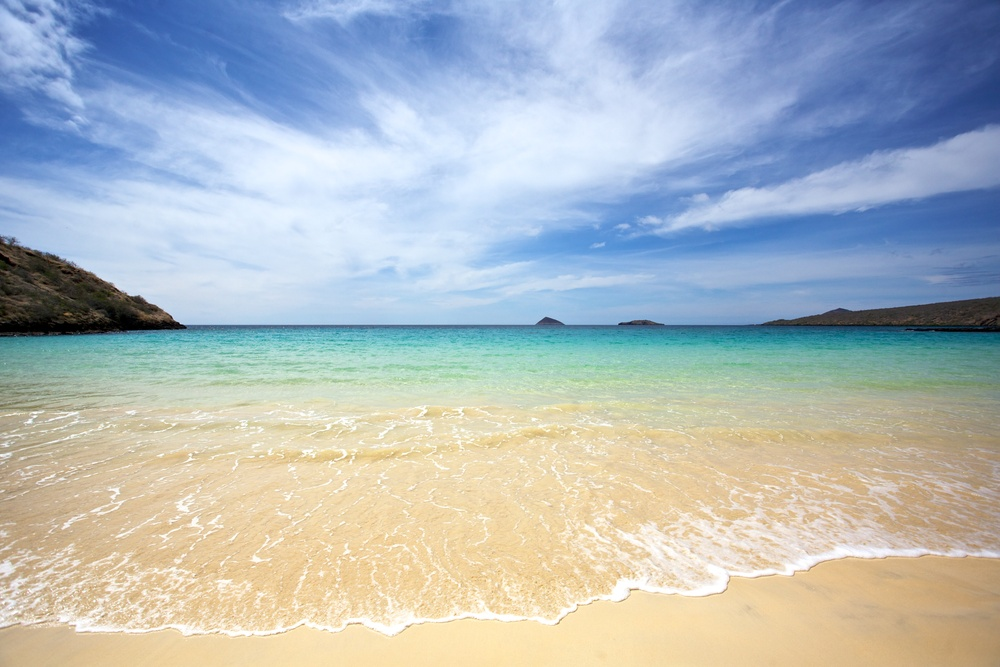
#> input picture image_processing/25.jpg, 1000 x 667 px, shrunk from 4368 x 2912 before the run
$ python split_merge.py --image 25.jpg
#> lines starting #> are read from the running program, lines starting #| are printed output that depends on the picture
# split_marge.py

import numpy as np
import cv2
import argparse

ap = argparse.ArgumentParser()
ap.add_argument("-i", "--image", required=True, help="Path to image")
args = vars(ap.parse_args())
print(args)
image = cv2.imread(args['image'])
#> image is the input picture: shape (667, 1000, 3); mean B, G, R 188.8, 184.7, 175.1
(B, G, R) = cv2.split(image)
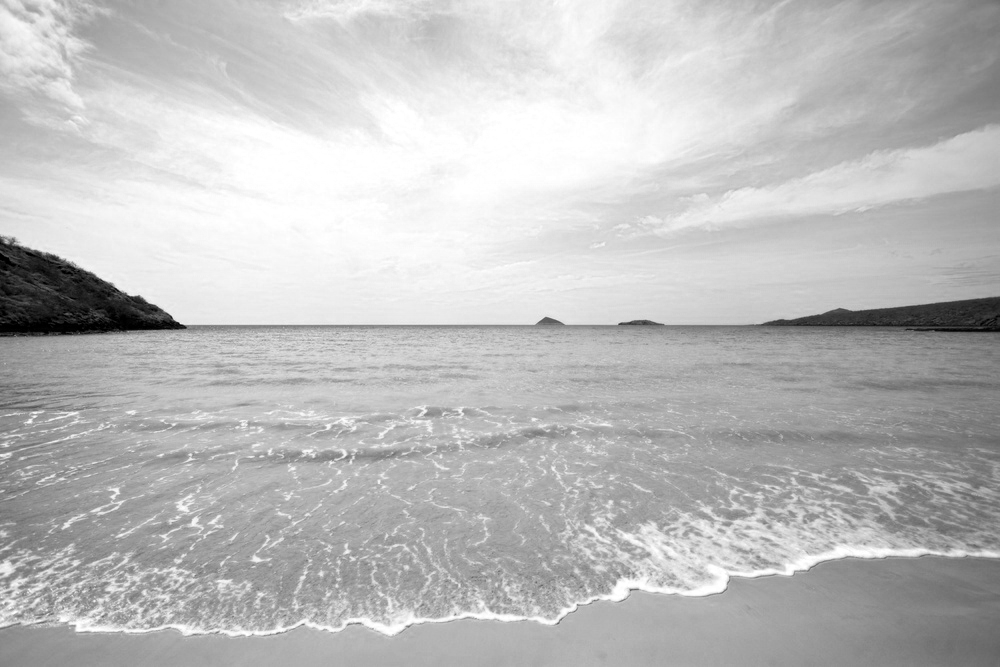
#> B: shape (667, 1000); min 0, max 255, mean 188.8
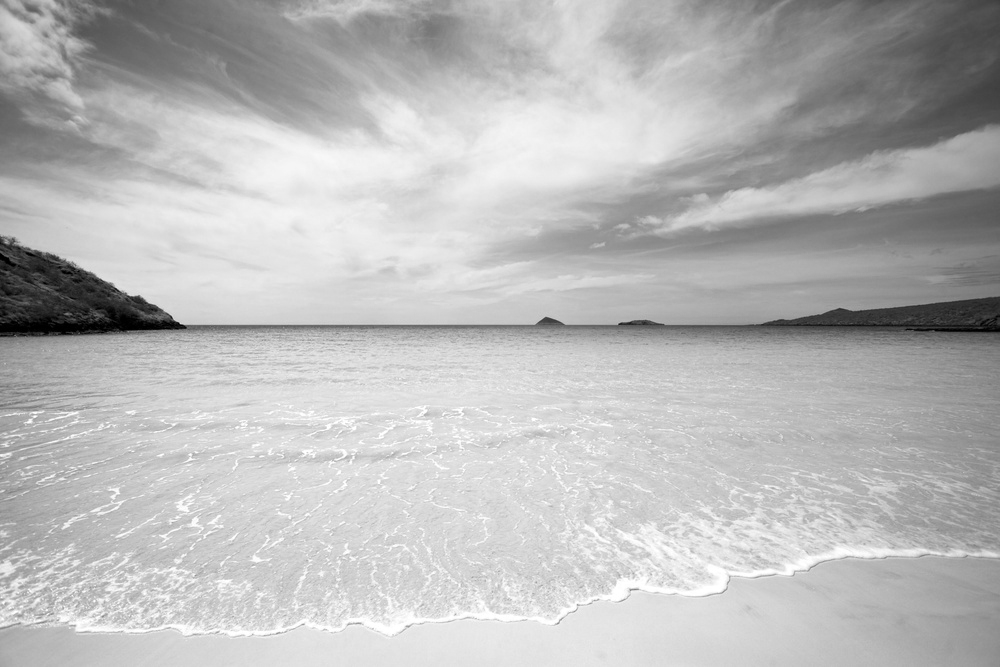
#> G: shape (667, 1000); min 0, max 255, mean 184.7
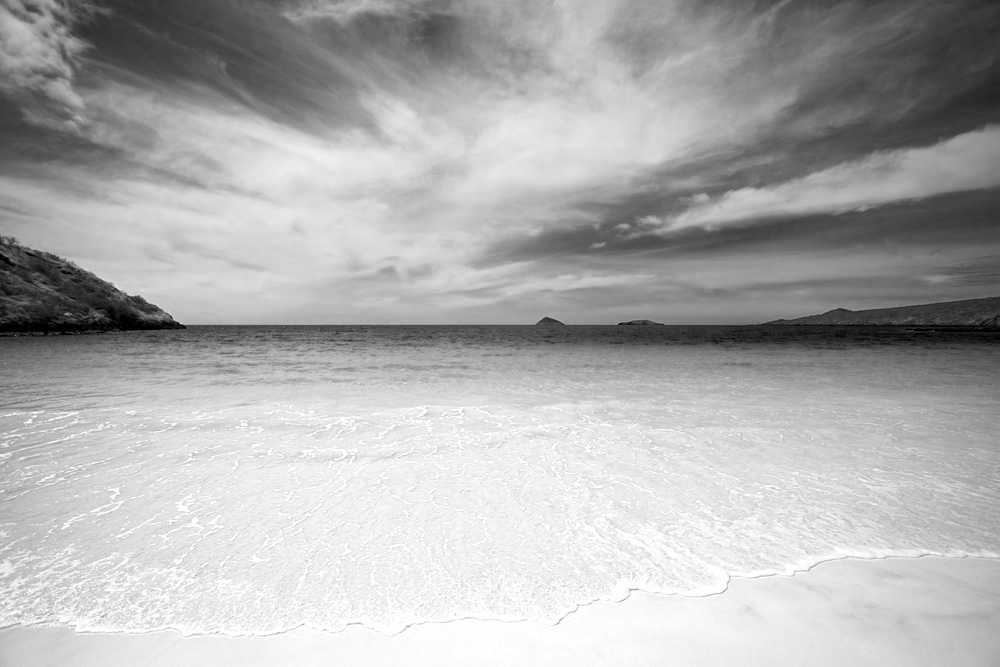
#> R: shape (667, 1000); min 0, max 255, mean 175.1
cv2.imshow("blue", B)
cv2.imshow("Green", G)
cv2.imshow("Red", R)
cv2.imshow("Image", cv2.merge([B, G, R]))
zeros = np.zeros(image.shape[:2], dtype="uint8")
cv2.imshow("Blue", cv2.merge([B, zeros, zeros]))
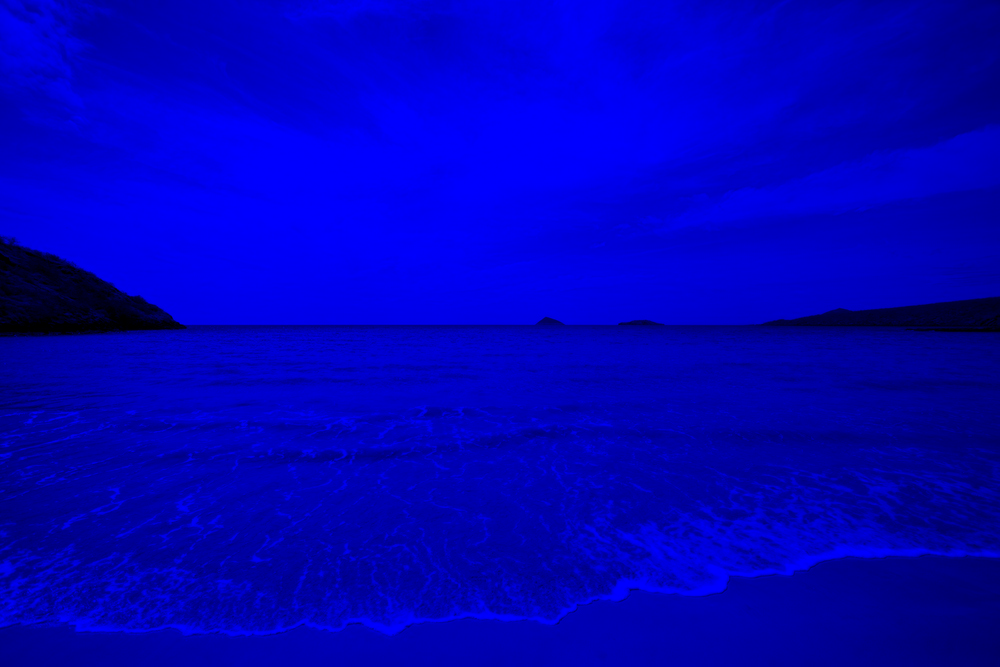
#> window 'Blue': shape (667, 1000, 3); mean B, G, R 188.8, 0, 0
cv2.imshow("Green", cv2.merge([zeros, G, zeros]))
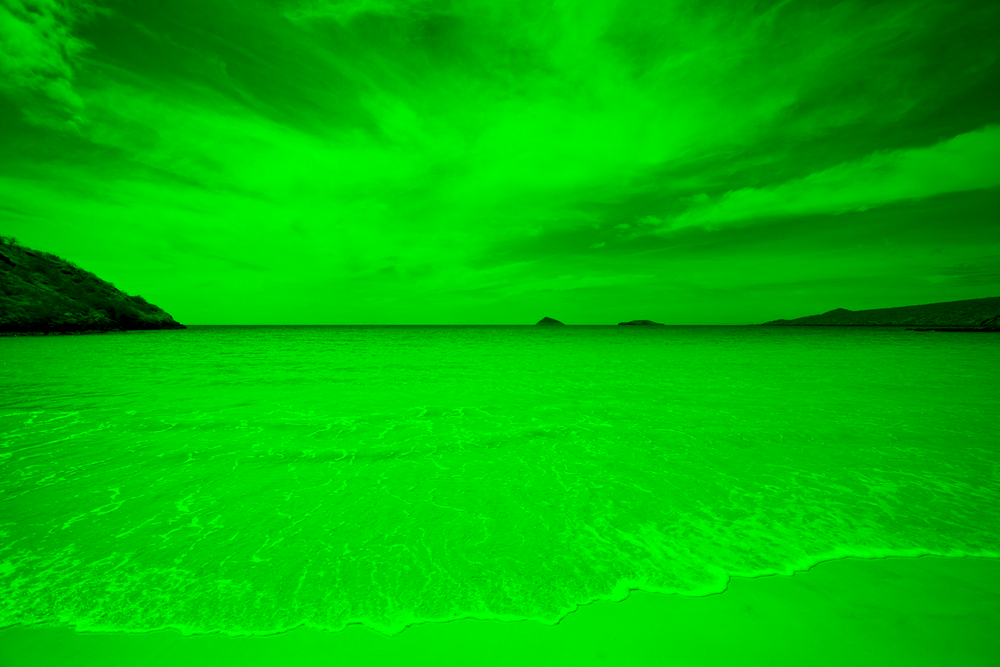
#> window 'Green': shape (667, 1000, 3); mean B, G, R 0, 184.7, 0
cv2.imshow("Red", cv2.merge([zeros, zeros, R]))
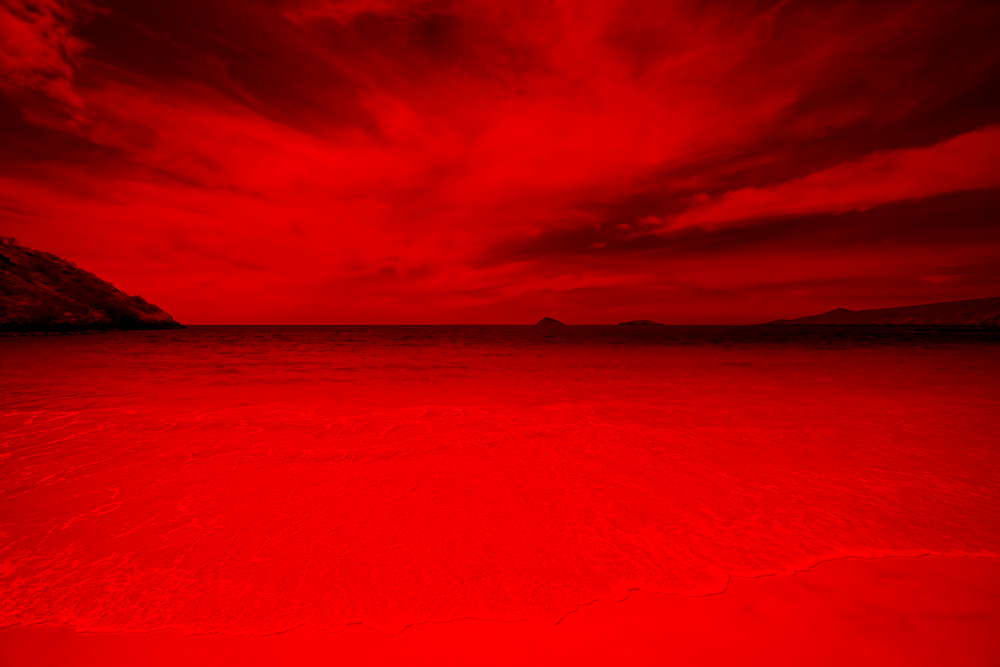
#> window 'Red': shape (667, 1000, 3); mean B, G, R 0, 0, 175.1
cv2.waitKey(0)

$ run again, on image_processing/88.jpg
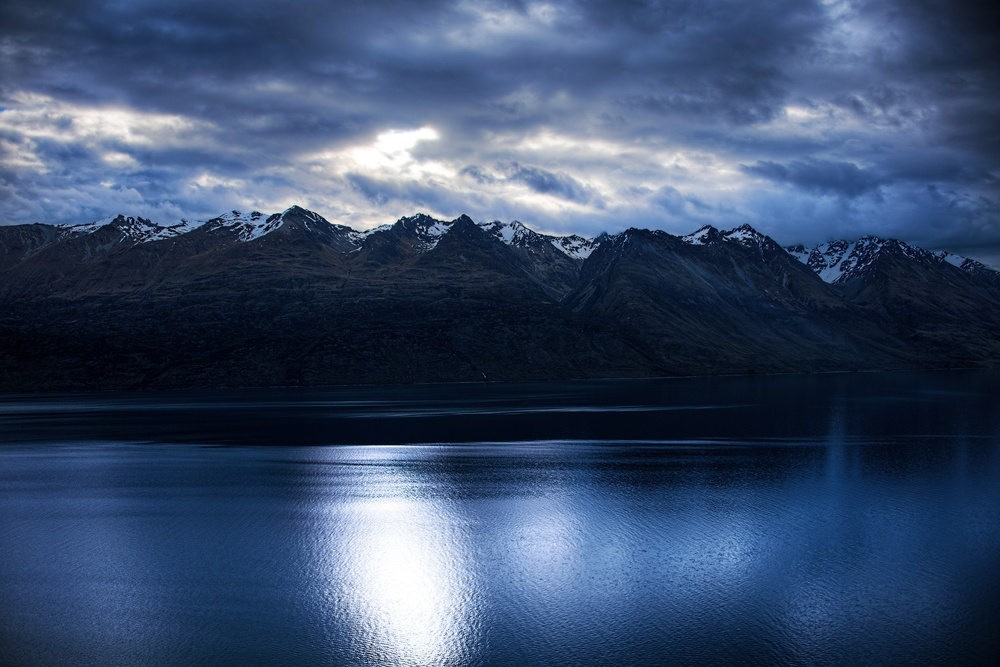
#> input picture image_processing/88.jpg, 1000 x 667 px, shrunk from 3000 x 2000 before the run
#> image is the input picture: shape (667, 1000, 3); mean B, G, R 106.6, 76, 57.2
#> `cv2.imshow("Green", cv2.merge([zeros, G, zeros]))`:
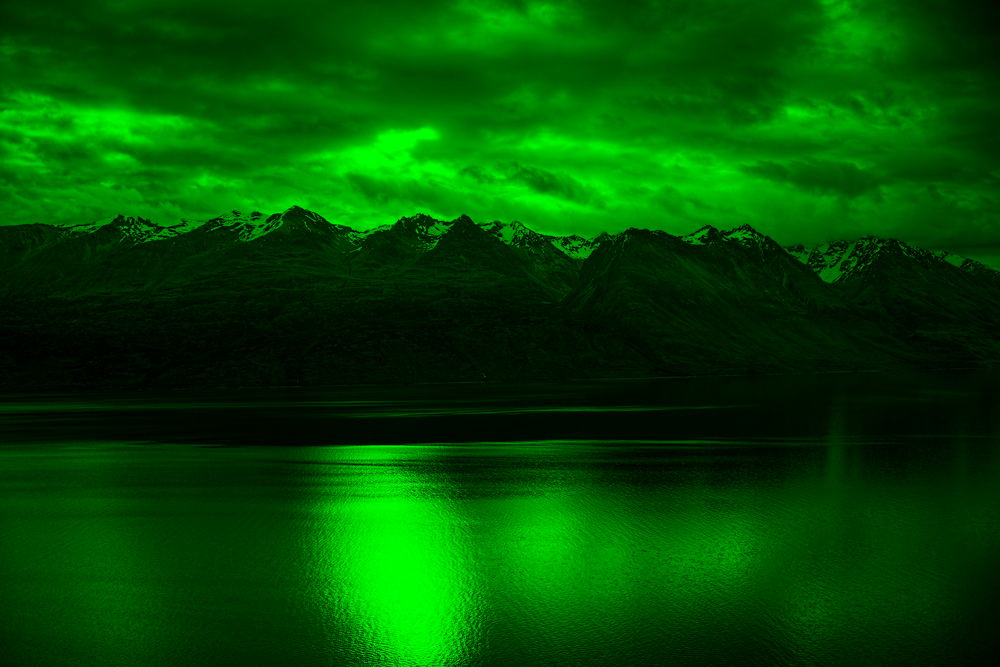
#> window 'Green': shape (667, 1000, 3); mean B, G, R 0, 76, 0
#> `cv2.imshow("Red", cv2.merge([zeros, zeros, R]))`:
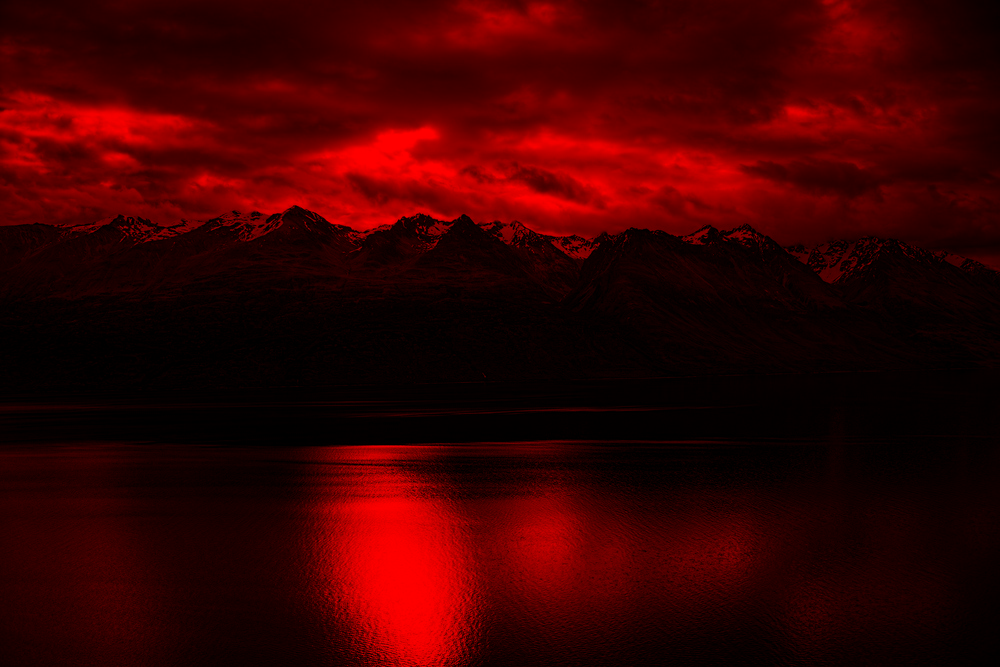
#> window 'Red': shape (667, 1000, 3); mean B, G, R 0, 0, 57.2
